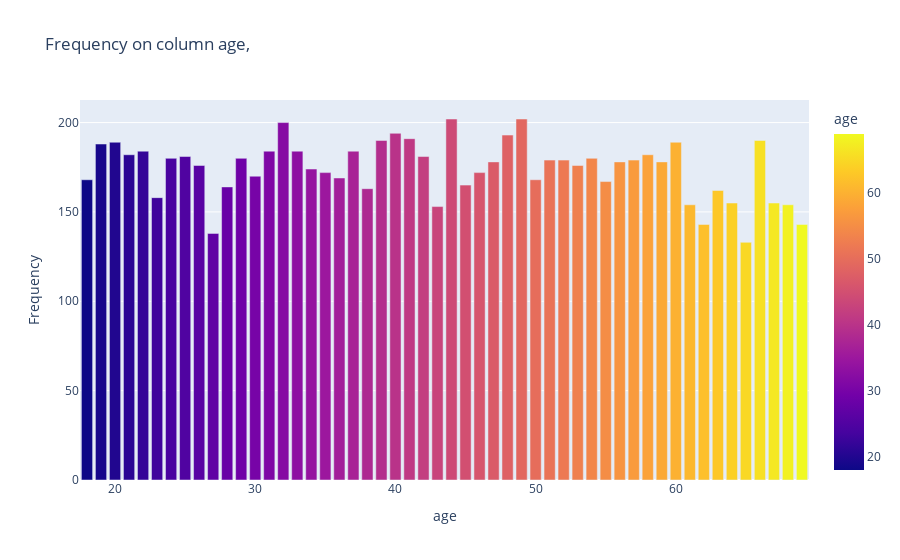
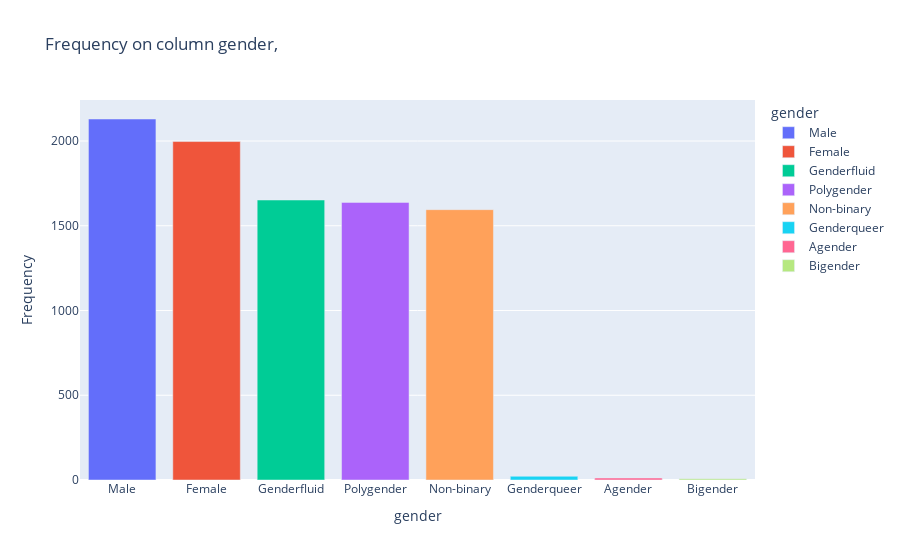
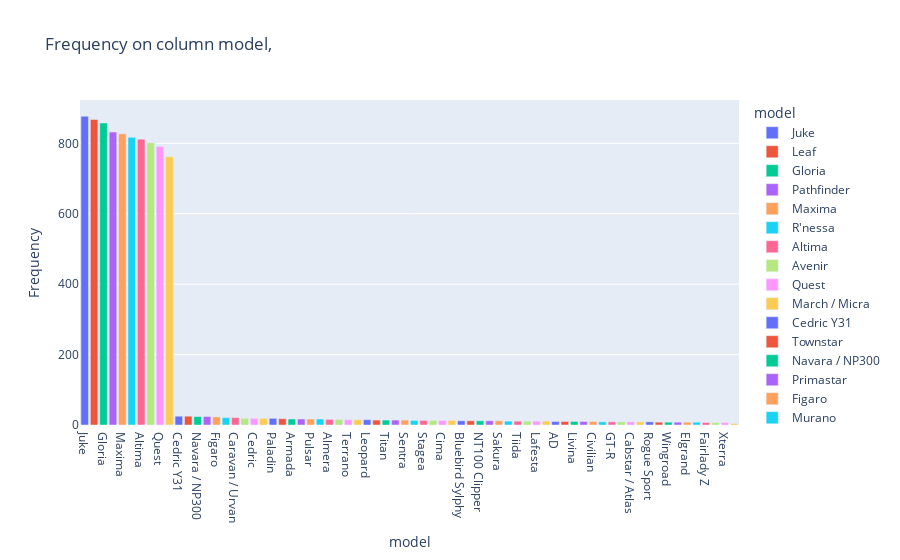
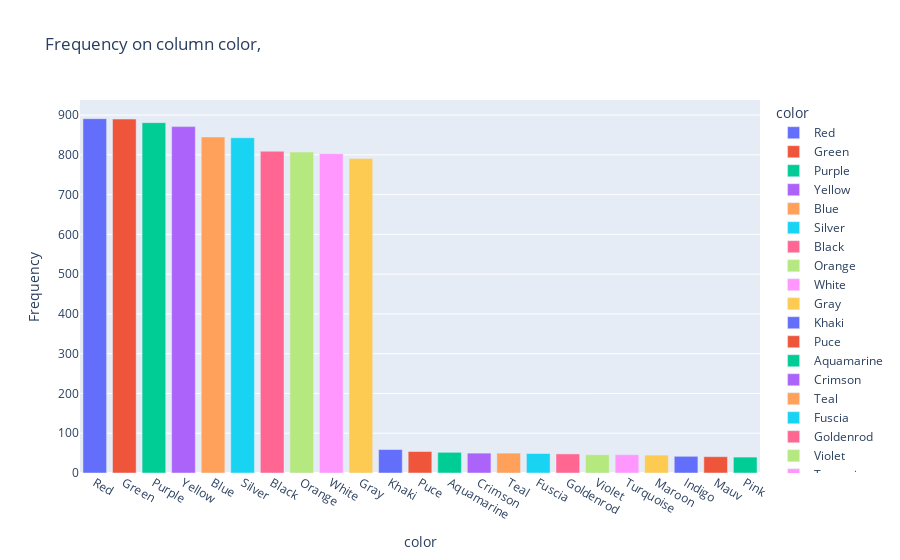

The notebook cell these images were saved under, in order:
### Markdown cell above
# DataViz

### Code cell
for col in df:
    freq = df[col].value_counts().reset_index()
    freq.columns = [col, 'Frequency']
    
    fig = px.bar(freq, x=col, y='Frequency', title=f'Frequency on column {col},', color=col)
    fig.show()
